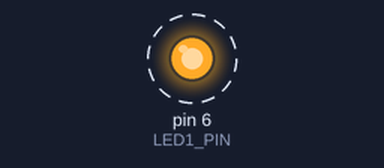
The sketch below on a simulated Arduino Uno, built with avr-gcc and run on an emulated ATmega328P. Shown: output pins drawn as LEDs (lit = HIGH). Dashed ring = blinking. What the sketch prints to the serial monitor is not drawn.

Above: at 0.5 s.
Timing chart, 0 to 4.6 s (numbered marks = the images above):
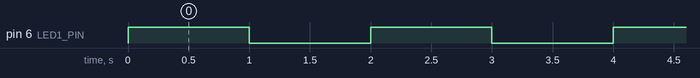

Measured:
- by itself, pin 6 (LED1_PIN): alternates HIGH for 1.0 s and LOW for 1.0 s

The sketch:

Blink.ino
```cpp
#define LED1_PIN 6

void setup() {
  Serial.begin(115200);
  pinMode(LED1_PIN, OUTPUT);
}

// the loop function runs over and over again forever
void loop() {
  Serial.println("okok");
  digitalWrite(LED1_PIN, HIGH);   // turn the LED on (HIGH is the voltage level)
  delay(1000);                       // wait for a second
  digitalWrite(LED1_PIN, LOW);    // turn the LED off by making the voltage LOW
  delay(1000);                       // wait for a second
}
```
